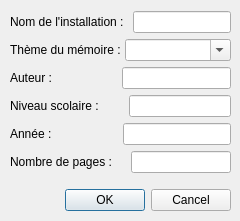
<?xml version="1.0" encoding="UTF-8"?>
<ui version="4.0">
 <class>DialogNouvelleInstallation</class>
 <widget class="QDialog" name="DialogNouvelleInstallation">
  <property name="geometry">
   <rect>
    <x>0</x>
    <y>0</y>
    <width>240</width>
    <height>221</height>
   </rect>
  </property>
  <property name="windowTitle">
   <string>Dialog</string>
  </property>
  <widget class="QDialogButtonBox" name="buttonBox">
   <property name="geometry">
    <rect>
     <x>10</x>
     <y>180</y>
     <width>221</width>
     <height>41</height>
    </rect>
   </property>
   <property name="orientation">
    <enum>Qt::Horizontal</enum>
   </property>
   <property name="standardButtons">
    <set>QDialogButtonBox::Cancel|QDialogButtonBox::Ok</set>
   </property>
  </widget>
  <widget class="QWidget" name="">
   <property name="geometry">
    <rect>
     <x>10</x>
     <y>11</y>
     <width>221</width>
     <height>164</height>
    </rect>
   </property>
   <layout class="QVBoxLayout" name="verticalLayout">
    <item>
     <layout class="QHBoxLayout" name="horizontalLayout">
      <item>
       <widget class="QLabel" name="label">
        <property name="text">
         <string>Nom de l'installation : </string>
        </property>
       </widget>
      </item>
      <item>
       <widget class="QLineEdit" name="lineEditNomInstallation"/>
      </item>
     </layout>
    </item>
    <item>
     <layout class="QHBoxLayout" name="horizontalLayout_2">
      <property name="spacing">
       <number>1</number>
      </property>
      <item>
       <widget class="QLabel" name="label_2">
        <property name="text">
         <string>Thème du mémoire : </string>
        </property>
       </widget>
      </item>
      <item>
       <widget class="QComboBox" name="comboBoxThemes">
        <property name="editable">
         <bool>true</bool>
        </property>
       </widget>
      </item>
     </layout>
    </item>
    <item>
     <layout class="QHBoxLayout" name="horizontalLayout_3">
      <property name="spacing">
       <number>66</number>
      </property>
      <item>
       <widget class="QLabel" name="label_4">
        <property name="text">
         <string>Auteur : </string>
        </property>
       </widget>
      </item>
      <item>
       <widget class="QLineEdit" name="lineEditAuteur"/>
      </item>
     </layout>
    </item>
    <item>
     <layout class="QHBoxLayout" name="horizontalLayout_4">
      <property name="spacing">
       <number>27</number>
      </property>
      <item>
       <widget class="QLabel" name="label_5">
        <property name="text">
         <string>Niveau scolaire : </string>
        </property>
       </widget>
      </item>
      <item>
       <widget class="QLineEdit" name="lineEditNiveauScolaire"/>
      </item>
     </layout>
    </item>
    <item>
     <layout class="QHBoxLayout" name="horizontalLayout_5">
      <property name="spacing">
       <number>68</number>
      </property>
      <item>
       <widget class="QLabel" name="label_6">
        <property name="text">
         <string>Année : </string>
        </property>
       </widget>
      </item>
      <item>
       <widget class="QLineEdit" name="lineEditAnnee"/>
      </item>
     </layout>
    </item>
    <item>
     <layout class="QHBoxLayout" name="horizontalLayout_6">
      <property name="spacing">
       <number>15</number>
      </property>
      <item>
       <widget class="QLabel" name="label_7">
        <property name="text">
         <string>Nombre de pages : </string>
        </property>
       </widget>
      </item>
      <item>
       <widget class="QLineEdit" name="lineEditNbPages"/>
      </item>
     </layout>
    </item>
   </layout>
  </widget>
 </widget>
 <resources/>
 <connections>
  <connection>
   <sender>buttonBox</sender>
   <signal>accepted()</signal>
   <receiver>DialogNouvelleInstallation</receiver>
   <slot>accept()</slot>
   <hints>
    <hint type="sourcelabel">
     <x>248</x>
     <y>254</y>
    </hint>
    <hint type="destinationlabel">
     <x>157</x>
     <y>274</y>
    </hint>
   </hints>
  </connection>
  <connection>
   <sender>buttonBox</sender>
   <signal>rejected()</signal>
   <receiver>DialogNouvelleInstallation</receiver>
   <slot>reject()</slot>
   <hints>
    <hint type="sourcelabel">
     <x>316</x>
     <y>260</y>
    </hint>
    <hint type="destinationlabel">
     <x>286</x>
     <y>274</y>
    </hint>
   </hints>
  </connection>
 </connections>
</ui>
